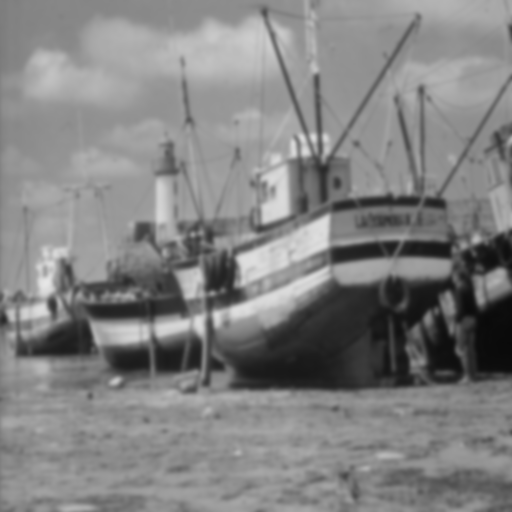
#> input picture Prácticas/practica4/images/borrosa.png, 512 x 512 px, found by its file name
$ python ejercicio04.py
#> lines starting #> are read from the running program, lines starting #| are printed output that depends on the picture
# Objetivo:
# -Convolve (en 1D y en 2D)

import skimage as ski
import matplotlib.pyplot as plt
import numpy as np
import scipy
import time

MASK_SIZE = 21
STD_DEV = 3
alpha = 1.2

# Imagen Original I
I = ski.io.imread("Prácticas/practica4/images/borrosa.png")
#> I is the input picture: shape (512, 512); min 9, max 230, mean 129.7
I = ski.util.img_as_float(I)

# Máscara de convolución del filtro gaussiano
vector = scipy.signal.windows.gaussian(MASK_SIZE, STD_DEV)
vector /= np.sum(vector)
vectorH = vector.reshape(1, MASK_SIZE)
vectorV = vector.reshape(MASK_SIZE, 1)
matriz = vectorV @ vectorH

# Convolución 2D -> Imagen filtrada F
resH = scipy.ndimage.convolve(I, vectorH)
F = scipy.ndimage.convolve(resH, vectorV)

# Imagen final R
R = I + alpha * (I - F)
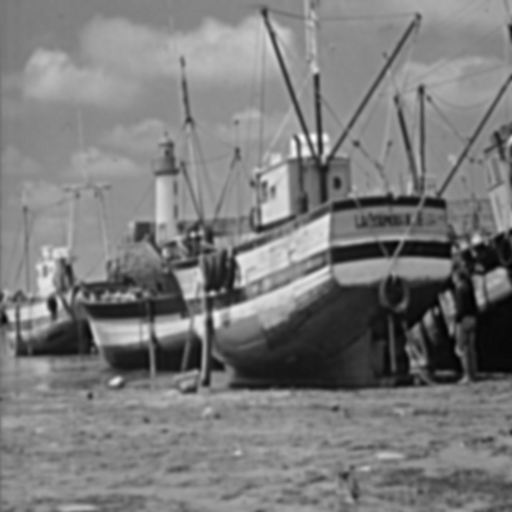
#> R: shape (512, 512) float64; min -0.00184, max 1.05, mean 0.509; drawn with min black and max white

# Mostrar resultados
fig, axs = plt.subplots(1, 3, layout="constrained")
axs[0].imshow(I, cmap='gray')
axs[0].set_title("Original (I)")
axs[1].imshow(F, cmap='gray')
axs[1].set_title("Filtrada (F)")
axs[2].imshow(R, cmap='gray')
axs[2].set_title("Final (R)")
for a in axs:
    a.set_axis_off()
plt.show()
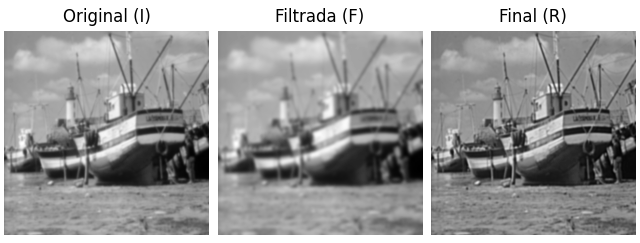
#> figure drawn by matplotlib, 3 panels
